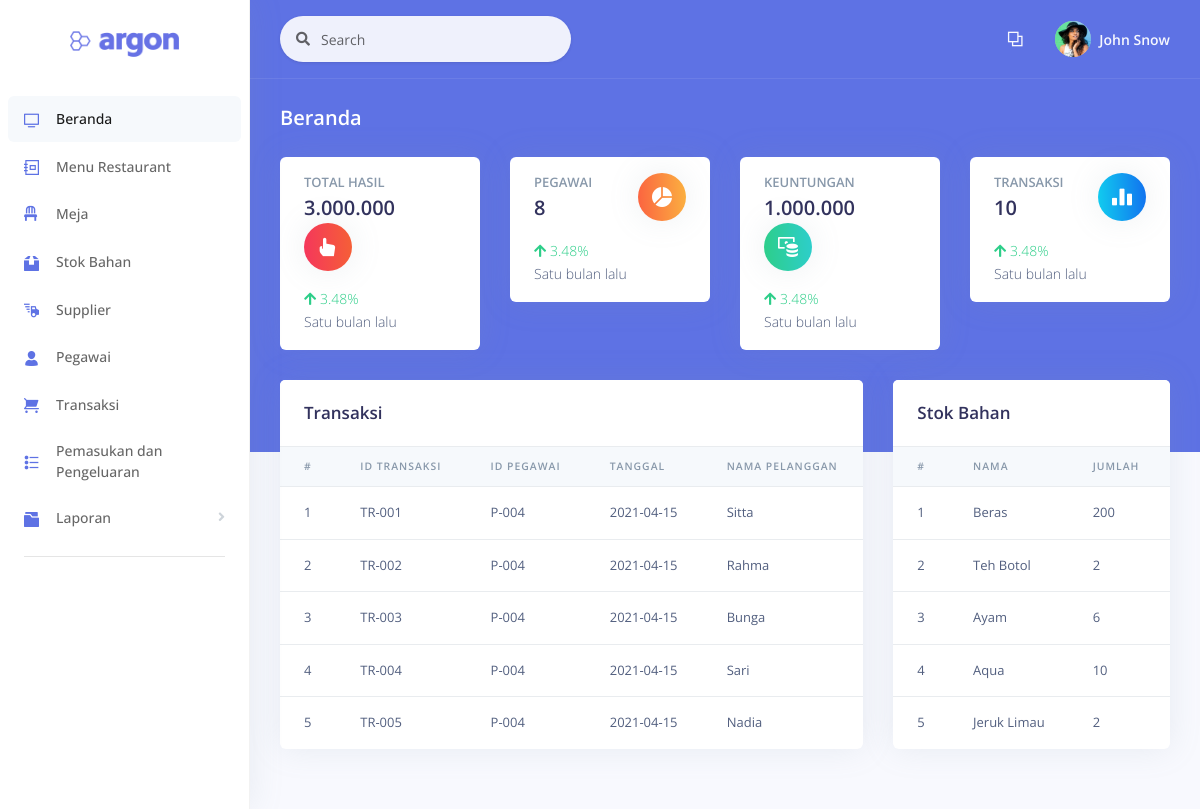
The page /examples/beranda.php on the database as committed earlier.
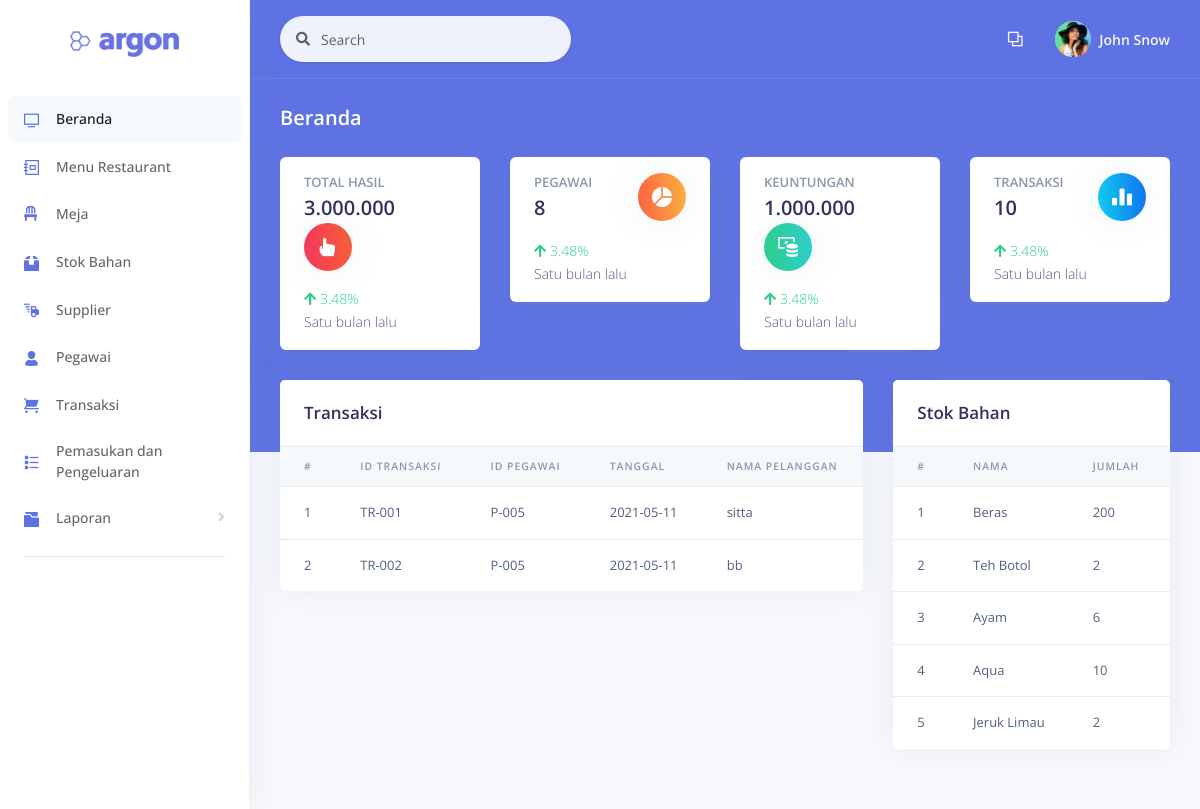
The same page on the database as committed later.
### tables this page shows
CREATE TABLE `transaksi` (
  `id_transaksi` varchar(7) NOT NULL,
  `id_pegawai` varchar(7) NOT NULL,
  `id_meja` varchar(7) NOT NULL,
  `nama_pelanggan` varchar(50) NOT NULL,
  `tanggal` date NOT NULL,
  `total_bayar` int(11) NOT NULL,
  `pajak` int(11) NOT NULL,
  `tunai` int(11) NOT NULL,
  `kembali` int(11) NOT NULL
);

CREATE TABLE `stok` (
  `id_stok` varchar(7) NOT NULL,
  `nama_bahan` varchar(50) NOT NULL,
  `jumlah` int(11) NOT NULL,
  `satuan` varchar(10) NOT NULL
);

### examples/functions.php (called while the page is built, shortened)
<?php
function koneksi() {
	$conn = mysqli_connect("localhost", "root", "");
	mysqli_select_db($conn, "pw_restaurant");
	return $conn;
}
function query($sql) {
	$conn = koneksi();
	$result = mysqli_query($conn, "$sql");
	$rows = [];
	while ($row = mysqli_fetch_assoc($result)) {
		$rows[] = $row;
	}
	return $rows;
}
?>

### examples/beranda.php (the view, shortened to what the changed rows need)
<?php
require 'functions.php';
  $transaksi = query("SELECT * FROM transaksi");
  $stok = query("SELECT * FROM stok");
?>
<!DOCTYPE html>
<html>
<head>
  <link rel="stylesheet" href="../assets/vendor/nucleo/css/nucleo.css" type="text/css">
  <link rel="stylesheet" href="../assets/vendor/@fortawesome/fontawesome-free/css/all.min.css" type="text/css">
  <link rel="stylesheet" href="../assets/css/argon.css?v=1.2.0" type="text/css">
</head>
<body>
  <div class="main-content" id="panel">
    <div class="container-fluid mt--6">
      <div class="row">
        <div class="col-xl-8">
          <div class="card">
            <div class="table-responsive">
              <table class="table align-items-center table-flush">
                <thead class="thead-light">
                  <tr>
                    <th scope="col" class="sort" data-sort="name">#</th>
                    <th scope="col" class="sort" data-sort="budget">ID Transaksi</th>
                    <th scope="col" class="sort" data-sort="status">ID Pegawai</th>
                    <th scope="col" class="sort" data-sort="status">Tanggal</th>
                    <th scope="col" class="sort" data-sort="status">Nama Pelanggan</th>
                  </tr>
                </thead>
                <tbody>
                  <?php $i = 1; ?>
                  <?php foreach ($transaksi as $trans) { ?>
                    <tr>
                      <td><?php echo $i++; ?></td>
                      <td><?php echo $trans['id_transaksi']; ?></td>
                      <td><?php echo $trans['id_pegawai']; ?></td>
                      <td><?php echo $trans['tanggal']; ?></td>
                      <td><?php echo $trans['nama_pelanggan']; ?></td>
                    </tr>
                  <?php } ?>
                </tbody>
              </table>
            </div>
          </div>
        </div>
        <div class="col-xl-4">
          <div class="card">
            <div class="table-responsive">
              <table class="table align-items-center table-flush">
                <thead class="thead-light">
                  <tr>
                    <th scope="col" class="sort" data-sort="name">#</th>
                    <th scope="col" class="sort" data-sort="status">Nama</th>
                    <th scope="col" class="sort" data-sort="status">Jumlah</th>
                    <th scope="col" class="sort" data-sort="status">Satuan</th>
                  </tr>
                </thead>
                <tbody>
                  <?php $i = 1; ?>
                  <?php foreach ($stok as $s) { ?>
                    <tr>
                      <td><?php echo $i++; ?></td>
                      <td><?php echo $s['nama_bahan']; ?></td>
                      <td><?php echo $s['jumlah']; ?></td>
                      <td><?php echo $s['satuan']; ?></td>
                    </tr>
                  <?php } ?>
                </tbody>
              </table>
            </div>
          </div>
        </div>
      </div>
    </div>
  </div>
</body>
</html>

Rows that differ between the two databases and show on the page:
removed transaksi: id_transaksi "TR-003", id_pegawai "P-004", tanggal "2021-04-15", nama_pelanggan "Bunga"
removed transaksi: id_transaksi "TR-004", id_pegawai "P-004", tanggal "2021-04-15", nama_pelanggan "Sari"
removed transaksi: id_transaksi "TR-005", id_pegawai "P-004", tanggal "2021-04-15", nama_pelanggan "Nadia"
changed transaksi "TR-001": id_pegawai "P-004" → "P-005"; tanggal "2021-04-15" → "2021-05-11"; nama_pelanggan "Sitta" → "sitta"
changed transaksi "TR-002": id_pegawai "P-004" → "P-005"; tanggal "2021-04-15" → "2021-05-11"; nama_pelanggan "Rahma" → "bb"
